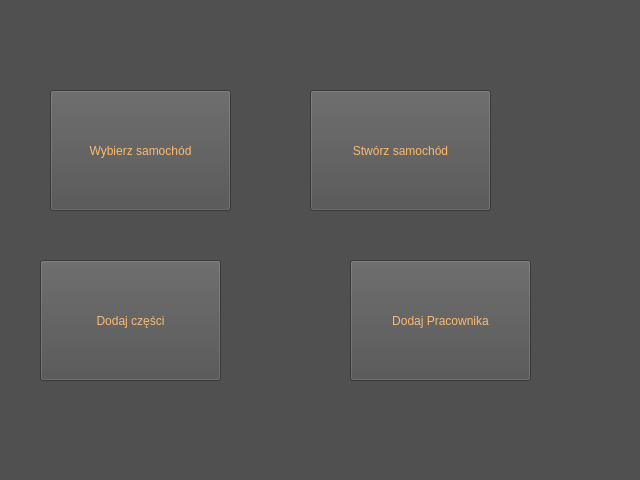
<?xml version="1.0" encoding="UTF-8"?>
<ui version="4.0">
 <class>MainWindow</class>
 <widget class="QMainWindow" name="MainWindow">
  <property name="geometry">
   <rect>
    <x>0</x>
    <y>0</y>
    <width>640</width>
    <height>480</height>
   </rect>
  </property>
  <property name="maximumSize">
   <size>
    <width>640</width>
    <height>480</height>
   </size>
  </property>
  <property name="windowTitle">
   <string>MainWindow</string>
  </property>
  <widget class="QWidget" name="centralwidget">
   <widget class="QStackedWidget" name="stackedWidget">
    <property name="geometry">
     <rect>
      <x>0</x>
      <y>0</y>
      <width>640</width>
      <height>480</height>
     </rect>
    </property>
    <property name="maximumSize">
     <size>
      <width>640</width>
      <height>480</height>
     </size>
    </property>
    <property name="styleSheet">
     <string notr="true">color:rgb(252, 186, 110);
background-color:rgb(80, 80, 80);</string>
    </property>
    <widget class="QWidget" name="Main">
     <widget class="QPushButton" name="goToPracownikForm">
      <property name="geometry">
       <rect>
        <x>350</x>
        <y>260</y>
        <width>181</width>
        <height>121</height>
       </rect>
      </property>
      <property name="text">
       <string>Dodaj Pracownika</string>
      </property>
     </widget>
     <widget class="QPushButton" name="goToWybierzAuto">
      <property name="geometry">
       <rect>
        <x>50</x>
        <y>90</y>
        <width>181</width>
        <height>121</height>
       </rect>
      </property>
      <property name="text">
       <string>Wybierz samochód</string>
      </property>
     </widget>
     <widget class="QPushButton" name="goToStworzAuto">
      <property name="geometry">
       <rect>
        <x>310</x>
        <y>90</y>
        <width>181</width>
        <height>121</height>
       </rect>
      </property>
      <property name="text">
       <string>Stwórz samochód</string>
      </property>
     </widget>
     <widget class="QPushButton" name="goToDodajCzesci">
      <property name="geometry">
       <rect>
        <x>40</x>
        <y>260</y>
        <width>181</width>
        <height>121</height>
       </rect>
      </property>
      <property name="text">
       <string>Dodaj części</string>
      </property>
     </widget>
    </widget>
    <widget class="QWidget" name="PracownikForm">
     <widget class="QPushButton" name="usunPracownika">
      <property name="geometry">
       <rect>
        <x>100</x>
        <y>170</y>
        <width>80</width>
        <height>21</height>
       </rect>
      </property>
      <property name="text">
       <string>Usun</string>
      </property>
     </widget>
     <widget class="QPushButton" name="test">
      <property name="geometry">
       <rect>
        <x>290</x>
        <y>210</y>
        <width>80</width>
        <height>21</height>
       </rect>
      </property>
      <property name="styleSheet">
       <string notr="true"/>
      </property>
      <property name="text">
       <string>test</string>
      </property>
     </widget>
     <widget class="QPushButton" name="dodajPracownika">
      <property name="geometry">
       <rect>
        <x>290</x>
        <y>180</y>
        <width>80</width>
        <height>21</height>
       </rect>
      </property>
      <property name="text">
       <string>Dodaj</string>
      </property>
     </widget>
     <widget class="QSpinBox" name="staz">
      <property name="geometry">
       <rect>
        <x>290</x>
        <y>150</y>
        <width>42</width>
        <height>22</height>
       </rect>
      </property>
     </widget>
     <widget class="QLineEdit" name="nazwisko">
      <property name="geometry">
       <rect>
        <x>290</x>
        <y>90</y>
        <width>113</width>
        <height>21</height>
       </rect>
      </property>
     </widget>
     <widget class="QLineEdit" name="imie">
      <property name="geometry">
       <rect>
        <x>290</x>
        <y>120</y>
        <width>113</width>
        <height>21</height>
       </rect>
      </property>
     </widget>
     <widget class="QComboBox" name="comboBox">
      <property name="geometry">
       <rect>
        <x>60</x>
        <y>90</y>
        <width>181</width>
        <height>31</height>
       </rect>
      </property>
     </widget>
     <widget class="QPushButton" name="wroc">
      <property name="geometry">
       <rect>
        <x>50</x>
        <y>340</y>
        <width>80</width>
        <height>41</height>
       </rect>
      </property>
      <property name="text">
       <string>Wróć</string>
      </property>
     </widget>
     <widget class="QPushButton" name="zapisz_zmiany">
      <property name="geometry">
       <rect>
        <x>300</x>
        <y>280</y>
        <width>211</width>
        <height>91</height>
       </rect>
      </property>
      <property name="text">
       <string>Zapisz zmiany</string>
      </property>
     </widget>
     <widget class="QPushButton" name="wczytaj_pracownikow">
      <property name="geometry">
       <rect>
        <x>360</x>
        <y>380</y>
        <width>80</width>
        <height>21</height>
       </rect>
      </property>
      <property name="text">
       <string>Wczytaj</string>
      </property>
     </widget>
     <widget class="QPushButton" name="pushButton">
      <property name="geometry">
       <rect>
        <x>130</x>
        <y>300</y>
        <width>80</width>
        <height>21</height>
       </rect>
      </property>
      <property name="text">
       <string>prac</string>
      </property>
     </widget>
    </widget>
    <widget class="QWidget" name="WyborAuta">
     <widget class="QPushButton" name="wroc_2">
      <property name="geometry">
       <rect>
        <x>30</x>
        <y>380</y>
        <width>80</width>
        <height>41</height>
       </rect>
      </property>
      <property name="text">
       <string>Wróć</string>
      </property>
     </widget>
    </widget>
    <widget class="QWidget" name="Czesci">
     <widget class="QPushButton" name="wroc_3">
      <property name="geometry">
       <rect>
        <x>60</x>
        <y>370</y>
        <width>80</width>
        <height>41</height>
       </rect>
      </property>
      <property name="text">
       <string>Wróć</string>
      </property>
     </widget>
    </widget>
    <widget class="QWidget" name="StworzAuto">
     <widget class="QPushButton" name="wroc_4">
      <property name="geometry">
       <rect>
        <x>40</x>
        <y>370</y>
        <width>80</width>
        <height>41</height>
       </rect>
      </property>
      <property name="text">
       <string>Wróć</string>
      </property>
     </widget>
    </widget>
   </widget>
  </widget>
 </widget>
 <resources/>
 <connections/>
</ui>
